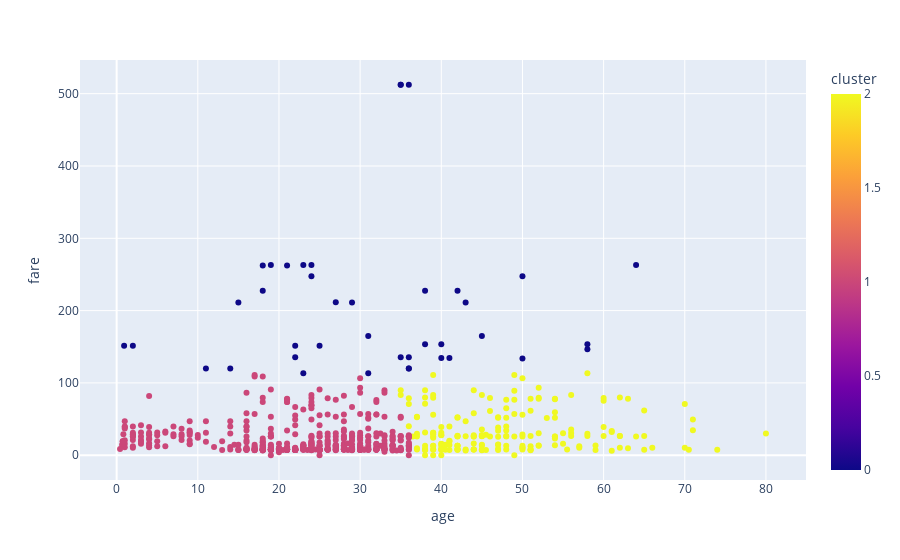

This figure's notebook cell:
### Code cell
import plotly.express as px
fig=px.scatter(df,x='age',y='fare',color='cluster')
fig.show()

### Figure 1 — Plotly figure (JSON) as saved in the notebook; plotly's stock layout.template omitted (floating-point values rounded to 4 significant figures; data arrays with more than 128 entries replaced by an {"elided": "..."} marker saying what was removed)
{"data": [{"hovertemplate": "age=%{x}<br>fare=%{y}<br>cluster=%{marker.color}<extra></extra>", "legendgroup": "", "marker": {"color": {"elided": "891 int values"}, "coloraxis": "coloraxis", "symbol": "circle"}, "mode": "markers", "name": "", "orientation": "v", "showlegend": false, "type": "scatter", "x": {"elided": "891 float values"}, "xaxis": "x", "y": {"elided": "891 float values"}, "yaxis": "y"}], "layout": {"coloraxis": {"colorbar": {"title": {"text": "cluster"}}, "colorscale": [[0, "#0d0887"], [0.1111, "#46039f"], [0.2222, "#7201a8"], [0.3333, "#9c179e"], [0.4444, "#bd3786"], [0.5556, "#d8576b"], [0.6667, "#ed7953"], [0.7778, "#fb9f3a"], [0.8889, "#fdca26"], [1, "#f0f921"]]}, "legend": {"tracegroupgap": 0}, "margin": {"t": 60}, "xaxis": {"anchor": "y", "domain": [0, 1], "title": {"text": "age"}}, "yaxis": {"anchor": "x", "domain": [0, 1], "title": {"text": "fare"}}}}
